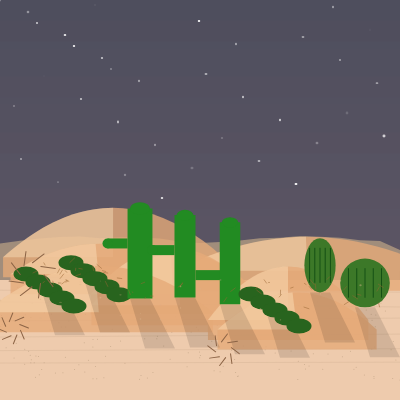
Frame 1 (no input)
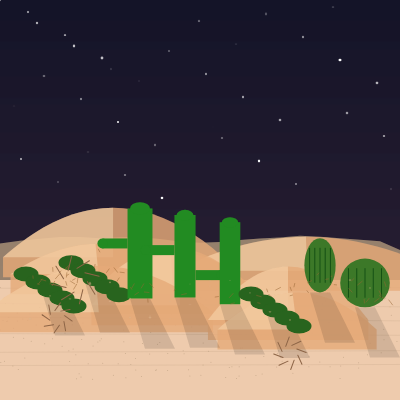
Frame 60 (no input)
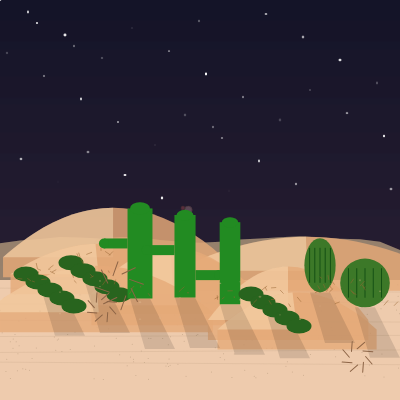
Frame 120 (the mouse pressed at the canvas centre since frame 60)

The p5.js sketch that drew these frames (run headless with seeded random() and noise() and a simulated clock; from frame 60 on, the mouse is pressed at the canvas centre):

// p5.js sketch
// ── sketch.js
// 🏜 ПУСТЫНЯ
// Реалистичные кактусы, барханы и эффекты пустыни

let cacti = [];
let sandDunes = [];
let tumbleweeds = [];
let timeOfDay = 0; // 0-24 часа

function setup() {
  createCanvas(400, 400);
  
  // Создаём барханы (разные слои)
  for (let i = 0; i < 8; i++) {
    sandDunes.push({
      x: random(-50, width + 50),
      y: random(250, 350),
      width: random(150, 300),
      height: random(20, 60),
      speed: random(0.1, 0.3)
    });
  }
  
  // Создаём кактусы разных видов
  for (let i = 0; i < 8; i++) {
    cacti.push(createCactus(50 + i * 45, 300 + random(-20, 20)));
  }
  
  // Создаём перекати-поле
  for (let i = 0; i < 3; i++) {
    tumbleweeds.push({
      x: random(width),
      y: random(250, 350),
      size: random(15, 30),
      speedX: random(0.5, 1.5),
      speedY: random(-0.2, 0.2),
      rotation: random(TWO_PI),
      rotSpeed: random(-0.02, 0.02)
    });
  }
}

function createCactus(x, y) {
  let type = random(['saguaro', 'barrel', 'prickly']);
  return {
    x: x,
    y: y,
    type: type,
    height: type === 'saguaro' ? random(80, 150) : 
            type === 'barrel' ? random(40, 70) : random(20, 40),
    width: type === 'saguaro' ? random(15, 25) : 
            type === 'barrel' ? random(30, 50) : random(40, 60),
    arms: type === 'saguaro' ? floor(random(0, 4)) : 0,
    color: type === 'saguaro' ? color(34, 139, 34) :
           type === 'barrel' ? color(60, 120, 40) : color(40, 100, 30),
    spineDensity: random(0.5, 1.5)
  };
}

function draw() {
  // Меняем время суток (медленный цикл)
  timeOfDay = (timeOfDay + 0.001) % 24;
  
  // Рисуем небо с градиентом в зависимости от времени
  drawSky();
  
  // Солнце или луна
  drawSunMoon();
  
  // Дальние барханы
  drawDistantDunes();
  
  // Основной песок с текстурой
  drawSand();
  
  // Ближние барханы
  drawSandDunes();
  
  // Тени от кактусов
  drawCactusShadows();
  
  // Рисуем кактусы
  for (let cactus of cacti) {
    drawCactus(cactus);
  }
  
  // Перекати-поле
  drawTumbleweeds();
  
  // Мираж (только в жаркое время дня)
  if (timeOfDay > 6 && timeOfDay < 18) {
    drawMirage();
  }
  
  // Песок летит
  drawSandParticles();
}

function drawSky() {
  // Цвет неба в зависимости от времени
  let skyColor;
  let horizonColor;
  
  if (timeOfDay < 6 || timeOfDay > 18) {
    // Ночь
    skyColor = color(20, 20, 40);
    horizonColor = color(40, 30, 50);
  } else if (timeOfDay < 7 || timeOfDay > 17) {
    // Рассвет/закат
    skyColor = color(255, 120, 80);
    horizonColor = color(200, 100, 60);
  } else {
    // День
    skyColor = color(135, 190, 235);
    horizonColor = color(255, 200, 150);
  }
  
  // Градиент неба
  for (let i = 0; i <= height; i++) {
    let inter = map(i, 0, height * 0.7, 0, 1);
    let c = lerpColor(skyColor, horizonColor, inter);
    stroke(c);
    line(0, i, width, i);
  }
  
  // Звезды ночью
  if (timeOfDay < 6 || timeOfDay > 20) {
    drawStars();
  }
}

function drawStars() {
  noStroke();
  for (let i = 0; i < 50; i++) {
    let x = (i * 37) % width;
    let y = (i * 23) % (height * 0.5);
    let brightness = 100 + 155 * sin(frameCount * 0.01 + i);
    fill(255, 255, 255, brightness);
    ellipse(x, y, random(1, 3), random(1, 3));
  }
}

function drawSunMoon() {
  let x = map(timeOfDay, 0, 24, 0, width + 100) - 50;
  let y = map(sin(timeOfDay * PI / 12), -1, 1, 100, 300);
  
  if (timeOfDay < 6 || timeOfDay > 18) {
    // Луна
    fill(240, 240, 255);
    ellipse(x, y, 30, 30);
    // Кратеры
    fill(220, 220, 240);
    ellipse(x - 5, y - 5, 5, 5);
    ellipse(x + 8, y + 3, 8, 8);
  } else {
    // Солнце с ореолом
    for (let i = 3; i > 0; i--) {
      fill(255, 200, 100, 30 - i * 5);
      ellipse(x, y, 50 + i * 20, 50 + i * 20);
    }
    fill(255, 255, 100);
    ellipse(x, y, 40, 40);
  }
}

function drawDistantDunes() {
  // Дальний план (холмы)
  noStroke();
  fill(210, 180, 140, 150);
  beginShape();
  vertex(0, 250);
  for (let x = 0; x < width; x += 20) {
    let y = 230 + 20 * noise(x * 0.01, frameCount * 0.001);
    vertex(x, y);
  }
  vertex(width, 250);
  vertex(width, 300);
  vertex(0, 300);
  endShape(CLOSE);
}

function drawSand() {
  // Основной песок с текстурой
  noStroke();
  fill(238, 203, 173);
  rect(0, 280, width, 120);
  
  // Текстура песка (мелкие точки)
  stroke(200, 170, 140);
  strokeWeight(1);
  for (let i = 0; i < 200; i++) {
    let x = random(width);
    let y = random(280, 380);
    point(x, y);
  }
  
  // Темные полосы в песке
  stroke(180, 150, 120, 50);
  for (let y = 290; y < 380; y += 15) {
    line(0, y + random(-3, 3), width, y + random(-3, 3));
  }
}

function drawSandDunes() {
  noStroke();
  
  // Сортируем барханы по глубине
  sandDunes.sort((a, b) => a.y - b.y);
  
  for (let dune of sandDunes) {
    // Цвет песка меняется в зависимости от освещения
    let sandColor;
    if (timeOfDay < 7 || timeOfDay > 17) {
      sandColor = color(230, 170, 120, 200);
    } else {
      sandColor = color(245, 215, 170, 220);
    }
    
    fill(sandColor);
    
    // Рисуем бархан
    beginShape();
    vertex(dune.x - dune.width/2, dune.y);
    for (let x = dune.x - dune.width/2; x < dune.x + dune.width/2; x += 10) {
      let y = dune.y - dune.height * 
              (1 - pow((x - dune.x) / (dune.width/2), 2));
      vertex(x, y);
    }
    vertex(dune.x + dune.width/2, dune.y);
    vertex(dune.x + dune.width/2, dune.y + 20);
    vertex(dune.x - dune.width/2, dune.y + 20);
    endShape(CLOSE);
    
    // Светлая сторона бархана
    fill(255, 235, 200, 100);
    beginShape();
    vertex(dune.x - dune.width/2, dune.y);
    for (let x = dune.x - dune.width/2; x < dune.x; x += 5) {
      let y = dune.y - dune.height * 
              (1 - pow((x - dune.x) / (dune.width/2), 2));
      vertex(x, y);
    }
    vertex(dune.x, dune.y);
    endShape(CLOSE);
  }
}

function drawCactusShadows() {
  // Тени от кактусов
  noStroke();
  fill(0, 0, 0, 30);
  for (let cactus of cacti) {
    let shadowLength = map(timeOfDay, 0, 24, 50, 150);
    let shadowX = cactus.x + 20 * cos(timeOfDay * PI / 12);
    beginShape();
    vertex(cactus.x - 10, cactus.y);
    vertex(cactus.x + 10, cactus.y);
    vertex(shadowX + 15, cactus.y + shadowLength);
    vertex(shadowX - 15, cactus.y + shadowLength);
    endShape(CLOSE);
  }
}

function drawCactus(cactus) {
  push();
  translate(cactus.x, cactus.y);
  
  if (cactus.type === 'saguaro') {
    drawSaguaro(cactus);
  } else if (cactus.type === 'barrel') {
    drawBarrelCactus(cactus);
  } else {
    drawPricklyPear(cactus);
  }
  
  pop();
}

function drawSaguaro(cactus) {
  // Основной ствол
  fill(cactus.color);
  noStroke();
  rect(-cactus.width/2, -cactus.height, cactus.width, cactus.height);
  
  // Верхушка
  ellipse(0, -cactus.height, cactus.width * 0.8, cactus.width * 0.5);
  
  // Руки
  for (let i = 0; i < cactus.arms; i++) {
    let armHeight = -cactus.height + 30 + i * 25;
    let armLength = random(20, 30);
    
    if (i % 2 === 0) {
      // Левая рука
      rect(-cactus.width/2 - armLength, armHeight, armLength, 10);
      ellipse(-cactus.width/2 - armLength, armHeight + 5, 10, 10);
    } else {
      // Правая рука
      rect(cactus.width/2, armHeight, armLength, 10);
      ellipse(cactus.width/2 + armLength, armHeight + 5, 10, 10);
    }
  }
  
  // Иголки
  drawSpines(cactus);
  
  // Цветы (редко)
  if (random(100) < 5) {
    fill(255, 200, 200);
    ellipse(random(-5, 5), -cactus.height - 5, 8, 8);
    fill(255, 100, 100);
    ellipse(random(-3, 3), -cactus.height - 7, 4, 4);
  }
}

function drawBarrelCactus(cactus) {
  // Бочкообразный кактус
  fill(cactus.color);
  noStroke();
  ellipse(0, -cactus.height/2, cactus.width, cactus.height);
  
  // Ребра
  stroke(20, 80, 20);
  strokeWeight(1);
  for (let i = 0; i < 5; i++) {
    let xOffset = map(i, 0, 4, -cactus.width/3, cactus.width/3);
    line(xOffset, -cactus.height + 10, xOffset, -10);
  }
  
  drawSpines(cactus);
}

function drawPricklyPear(cactus) {
  // Опунция
  fill(cactus.color);
  noStroke();
  
  // Несколько "лепешек"
  for (let i = 0; i < 5; i++) {
    let xOffset = (i - 2) * 12;
    let yOffset = -cactus.height/2 + i * 8;
    ellipse(xOffset, yOffset, 25, 15);
  }
  
  drawSpines(cactus);
}

function drawSpines(cactus) {
  stroke(150, 100, 50);
  strokeWeight(0.5);
  
  let spineCount = floor(20 * cactus.spineDensity);
  
  for (let i = 0; i < spineCount; i++) {
    let x = random(-cactus.width/2 - 5, cactus.width/2 + 5);
    let y = random(-cactus.height, 0);
    
    if (dist(0, y, x, 0) < cactus.width/2 + 5) {
      line(x, y, 
           x + random(-5, 5), y + random(-5, 5));
    }
  }
}

function drawTumbleweeds() {
  for (let weed of tumbleweeds) {
    weed.x += weed.speedX;
    weed.y += weed.speedY;
    weed.rotation += weed.rotSpeed;
    
    // Возвращаем если улетел за край
    if (weed.x > width + 50) weed.x = -50;
    if (weed.x < -50) weed.x = width + 50;
    
    push();
    translate(weed.x, weed.y);
    rotate(weed.rotation);
    
    // Перекати-поле
    noStroke();
    fill(180, 140, 100, 200);
    
    // Клубок из веток
    for (let i = 0; i < 8; i++) {
      let angle = i * PI/4;
      let x1 = cos(angle) * weed.size * 0.5;
      let y1 = sin(angle) * weed.size * 0.5;
      let x2 = cos(angle + 0.5) * weed.size;
      let y2 = sin(angle + 0.5) * weed.size;
      
      stroke(140, 100, 70);
      strokeWeight(1);
      line(x1, y1, x2, y2);
    }
    
    pop();
  }
}

function drawMirage() {
  // Эффект миража
  let intensity = 0.3 + 0.2 * sin(frameCount * 0.02);
  
  for (let i = 0; i < 5; i++) {
    let y = 200 + i * 30 + 5 * sin(frameCount * 0.05 + i);
    fill(255, 255, 255, 20 * intensity);
    noStroke();
    rect(50, y, width - 100, 15);
  }
  
  // Искаженное отражение
  stroke(255, 255, 255, 30 * intensity);
  strokeWeight(1);
  for (let x = 0; x < width; x += 20) {
    let offset = 5 * sin(x * 0.02 + frameCount * 0.02);
    line(x, 200 + offset, x + 10, 220 + offset);
  }
}

function drawSandParticles() {
  // Летящий песок
  noStroke();
  for (let i = 0; i < 30; i++) {
    let x = (frameCount * 0.5 + i * 20) % width;
    let y = 300 + 20 * sin(frameCount * 0.02 + i);
    
    fill(220, 180, 140, random(50, 150));
    ellipse(x, y, random(1, 3), random(1, 2));
  }
}
